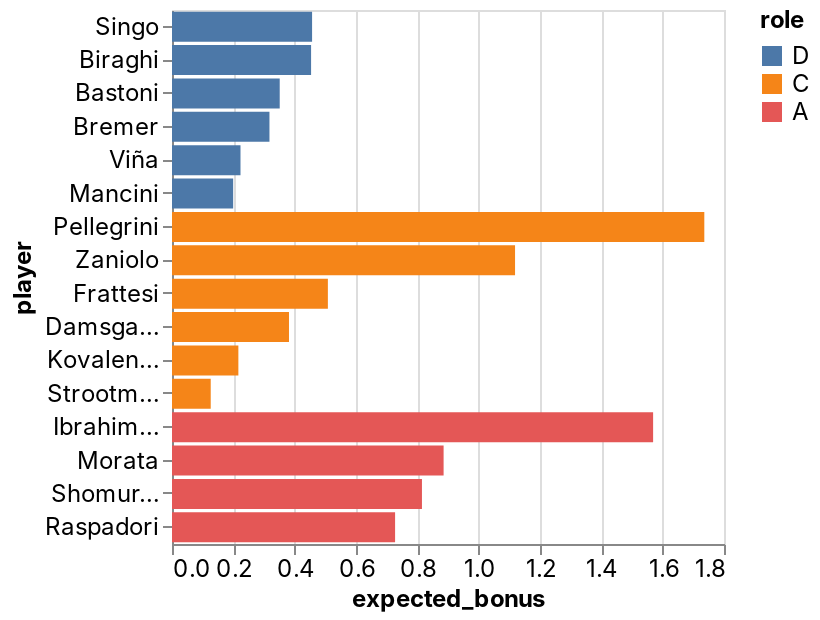

The notebook cell saved with this chart:
### Code cell
_deepnote_run_altair(team, """{"$schema":"https://vega.github.io/schema/vega-lite/v4.json","mark":{"type":"bar","tooltip":{"content":"data"}},"height":220,"autosize":{"type":"fit"},"data":{"name":"placeholder"},"encoding":{"x":{"field":"expected_bonus","type":"quantitative","sort":null,"scale":{"type":"linear","zero":false}},"y":{"field":"player","type":"nominal","sort":null,"scale":{"type":"linear","zero":true}},"color":{"field":"role","type":"nominal","sort":null,"scale":{"type":"linear","zero":false}}}}""")

### Figure 1 — Vega-Lite specification as saved in the notebook (floating-point values rounded to 4 significant figures)
{"config": {"view": {"continuousWidth": 400, "continuousHeight": 300}, "area": {"fill": "#51C0E9"}, "axis": {"labelFont": "Inter, sans-serif", "labelFontSize": 12, "labelFontWeight": "normal", "labelLimit": 60, "labelOverlap": "greedy", "titleFont": "Inter, sans-serif", "titleFontSize": 12, "titleFontWeight": "bold"}, "background": "#ffffff", "legend": {"labelFont": "Inter, sans-serif", "labelFontSize": 12, "titleFont": "Inter, sans-serif", "titleFontSize": 12, "titleFontWeight": "bold"}, "line": {"stroke": "#51C0E9", "strokeWidth": 2}, "rect": {"fill": "#51C0E9"}, "title": {"anchor": "start", "color": "#000000", "font": "Inter, sans-serif", "fontSize": 22, "fontWeight": "normal"}}, "data": {"name": "data-7075de8be13af772b886adc6084ed5e1"}, "mark": {"type": "bar", "tooltip": {"content": "data"}}, "autosize": {"type": "fit"}, "encoding": {"color": {"type": "nominal", "field": "role", "scale": {"type": "linear", "zero": false}, "sort": null}, "x": {"type": "quantitative", "field": "expected_bonus", "scale": {"type": "linear", "zero": false}, "sort": null}, "y": {"type": "nominal", "field": "player", "scale": {"type": "linear", "zero": true}, "sort": null}}, "height": 300, "width": "container", "$schema": "https://vega.github.io/schema/vega-lite/v4.json", "datasets": {"data-7075de8be13af772b886adc6084ed5e1": [{"fanta_team": "Rione Monti", "role": "D", "player": "Singo", "home_team": "Torino", "away_team": "Sassuolo", "date": "2022-01-23T00:00:00", "expected_bonus": 0.4568}, {"fanta_team": "Rione Monti", "role": "D", "player": "Biraghi", "home_team": "Cagliari", "away_team": "Fiorentina", "date": "2022-01-23T00:00:00", "expected_bonus": 0.4535}, {"fanta_team": "Rione Monti", "role": "D", "player": "Bastoni", "home_team": "Spezia", "away_team": "Sampdoria", "date": "2022-01-23T00:00:00", "expected_bonus": 0.3513}, {"fanta_team": "Rione Monti", "role": "D", "player": "Bremer", "home_team": "Torino", "away_team": "Sassuolo", "date": "2022-01-23T00:00:00", "expected_bonus": 0.3178}, {"fanta_team": "Rione Monti", "role": "D", "player": "Viña", "home_team": "Empoli", "away_team": "Roma", "date": "2022-01-23T00:00:00", "expected_bonus": 0.2234}, {"fanta_team": "Rione Monti", "role": "D", "player": "Mancini", "home_team": "Empoli", "away_team": "Roma", "date": "2022-01-23T00:00:00", "expected_bonus": 0.1994}, {"fanta_team": "Rione Monti", "role": "C", "player": "Pellegrini", "home_team": "Empoli", "away_team": "Roma", "date": "2022-01-23T00:00:00", "expected_bonus": 1.736}, {"fanta_team": "Rione Monti", "role": "C", "player": "Zaniolo", "home_team": "Empoli", "away_team": "Roma", "date": "2022-01-23T00:00:00", "expected_bonus": 1.119}, {"fanta_team": "Rione Monti", "role": "C", "player": "Frattesi", "home_team": "Torino", "away_team": "Sassuolo", "date": "2022-01-23T00:00:00", "expected_bonus": 0.5083}, {"fanta_team": "Rione Monti", "role": "C", "player": "Damsgaard", "home_team": "Spezia", "away_team": "Sampdoria", "date": "2022-01-23T00:00:00", "expected_bonus": 0.3815}, {"fanta_team": "Rione Monti", "role": "C", "player": "Kovalenko", "home_team": "Spezia", "away_team": "Sampdoria", "date": "2022-01-23T00:00:00", "expected_bonus": 0.2164}, {"fanta_team": "Rione Monti", "role": "C", "player": "Strootman", "home_team": "Cagliari", "away_team": "Fiorentina", "date": "2022-01-23T00:00:00", "expected_bonus": 0.1263}, {"fanta_team": "Rione Monti", "role": "A", "player": "Ibrahimovic", "home_team": "AC Milan", "away_team": "Juventus", "date": "2022-01-23T00:00:00", "expected_bonus": 1.569}, {"fanta_team": "Rione Monti", "role": "A", "player": "Morata", "home_team": "AC Milan", "away_team": "Juventus", "date": "2022-01-23T00:00:00", "expected_bonus": 0.8857}, {"fanta_team": "Rione Monti", "role": "A", "player": "Shomurodov", "home_team": "Empoli", "away_team": "Roma", "date": "2022-01-23T00:00:00", "expected_bonus": 0.8151}, {"fanta_team": "Rione Monti", "role": "A", "player": "Raspadori", "home_team": "Torino", "away_team": "Sassuolo", "date": "2022-01-23T00:00:00", "expected_bonus": 0.7275}]}}
